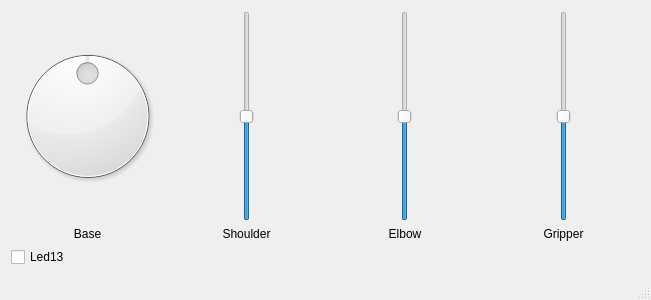
<?xml version="1.0" encoding="UTF-8"?>
<ui version="4.0">
 <class>MainWindow</class>
 <widget class="QMainWindow" name="MainWindow">
  <property name="geometry">
   <rect>
    <x>0</x>
    <y>0</y>
    <width>651</width>
    <height>300</height>
   </rect>
  </property>
  <property name="windowTitle">
   <string>ArmDesktop</string>
  </property>
  <property name="windowIcon">
   <iconset>
    <normaloff>ArmDesktop.png</normaloff>ArmDesktop.png</iconset>
  </property>
  <property name="layoutDirection">
   <enum>Qt::LeftToRight</enum>
  </property>
  <widget class="QWidget" name="centralWidget">
   <layout class="QGridLayout" name="gridLayout_2">
    <item row="0" column="1" rowspan="2">
     <layout class="QGridLayout" name="gridLayout">
      <property name="spacing">
       <number>6</number>
      </property>
      <item row="1" column="3">
       <widget class="QLabel" name="label_3">
        <property name="text">
         <string>Elbow</string>
        </property>
        <property name="alignment">
         <set>Qt::AlignCenter</set>
        </property>
       </widget>
      </item>
      <item row="1" column="0">
       <widget class="QLabel" name="label_1">
        <property name="text">
         <string>Base</string>
        </property>
        <property name="alignment">
         <set>Qt::AlignCenter</set>
        </property>
       </widget>
      </item>
      <item row="0" column="4" alignment="Qt::AlignHCenter">
       <widget class="QSlider" name="sliderGripper">
        <property name="maximum">
         <number>180</number>
        </property>
        <property name="value">
         <number>90</number>
        </property>
        <property name="tracking">
         <bool>false</bool>
        </property>
        <property name="orientation">
         <enum>Qt::Vertical</enum>
        </property>
       </widget>
      </item>
      <item row="1" column="4">
       <widget class="QLabel" name="label_4">
        <property name="text">
         <string>Gripper</string>
        </property>
        <property name="alignment">
         <set>Qt::AlignCenter</set>
        </property>
       </widget>
      </item>
      <item row="1" column="1">
       <widget class="QLabel" name="label_2">
        <property name="text">
         <string>Shoulder</string>
        </property>
        <property name="alignment">
         <set>Qt::AlignCenter</set>
        </property>
       </widget>
      </item>
      <item row="0" column="1" alignment="Qt::AlignHCenter">
       <widget class="QSlider" name="sliderShoulder">
        <property name="sizePolicy">
         <sizepolicy hsizetype="Fixed" vsizetype="Expanding">
          <horstretch>0</horstretch>
          <verstretch>0</verstretch>
         </sizepolicy>
        </property>
        <property name="maximum">
         <number>180</number>
        </property>
        <property name="value">
         <number>90</number>
        </property>
        <property name="tracking">
         <bool>false</bool>
        </property>
        <property name="orientation">
         <enum>Qt::Vertical</enum>
        </property>
       </widget>
      </item>
      <item row="0" column="0">
       <widget class="QDial" name="dialBase">
        <property name="maximum">
         <number>360</number>
        </property>
        <property name="value">
         <number>180</number>
        </property>
        <property name="tracking">
         <bool>false</bool>
        </property>
       </widget>
      </item>
      <item row="0" column="3" alignment="Qt::AlignHCenter">
       <widget class="QSlider" name="sliderElbow">
        <property name="maximum">
         <number>180</number>
        </property>
        <property name="value">
         <number>90</number>
        </property>
        <property name="tracking">
         <bool>false</bool>
        </property>
        <property name="orientation">
         <enum>Qt::Vertical</enum>
        </property>
       </widget>
      </item>
     </layout>
    </item>
    <item row="2" column="1">
     <widget class="QCheckBox" name="checkBox">
      <property name="text">
       <string>Led13</string>
      </property>
     </widget>
    </item>
   </layout>
  </widget>
  <widget class="QStatusBar" name="statusBar"/>
 </widget>
 <layoutdefault spacing="6" margin="11"/>
 <resources/>
 <connections/>
</ui>
